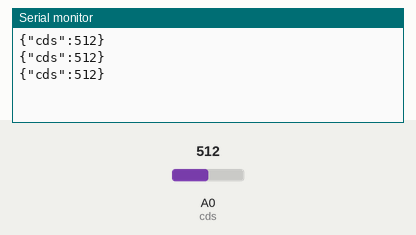
This sketch was run on a simulated Arduino Uno, built with avr-gcc and run on an emulated ATmega328P. Parts: the last lines printed to the serial monitor. The test bench sets the inputs (shaded band); at power-on: A0 (cds) = 512.

Above: at 1.3 s.
1.4 s: A0 (cds) set to 716
At 1.9 s:
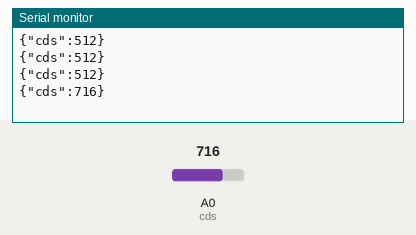
2.9 s: A0 (cds) set to 900
At 3.4 s:
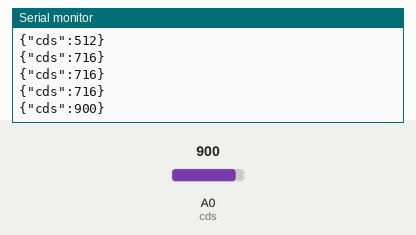
Timing chart, 0 to 5.9 s (numbered marks = the images above; inputs shaded):
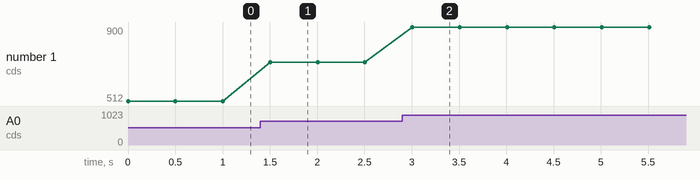

Measured:
- after the input at 1.4 s, the serial monitor: prints a new line after 0.10 s (image 1)
- after the input at 2.9 s, the serial monitor: prints a new line after 0.11 s (image 2)
- plotted number 1: 512 → 716 after the input at 1.4 s, 716 → 900 after the input at 2.9 s

The sketch:

cds_data.ino
```cpp
//JSON데이터를 역직렬화하기위해서 필요함!
#include <ArduinoJson.h>

#define cds A0

StaticJsonDocument<48> doc;

void setup() {
  //파이썬과 통신속도가 9600이다!(보-레이트가 9600이다)
  Serial.begin(9600);
}

void loop() {
  int data = analogRead(cds);

  doc["cds"] = data;

  String myjson = "";
  serializeJson(doc, myjson);
  Serial.println(myjson);
  delay(500);
}
```
